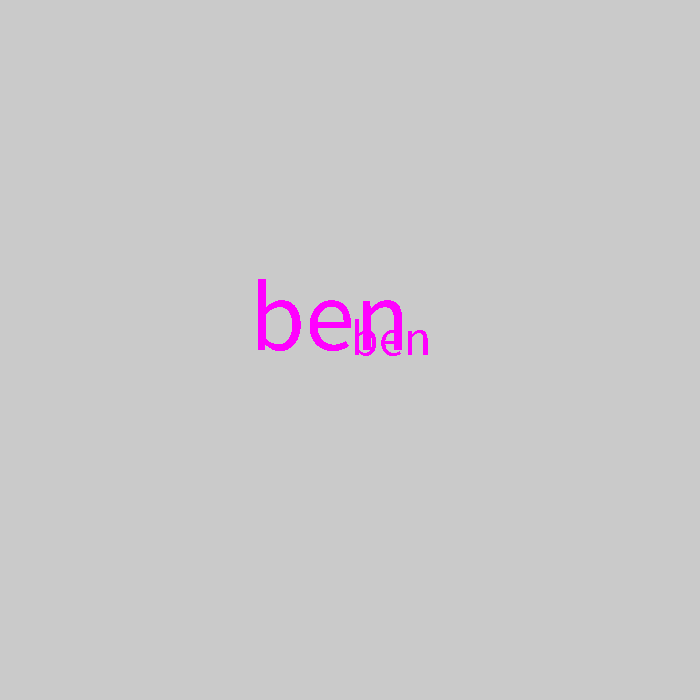
Frame 1 (no input)
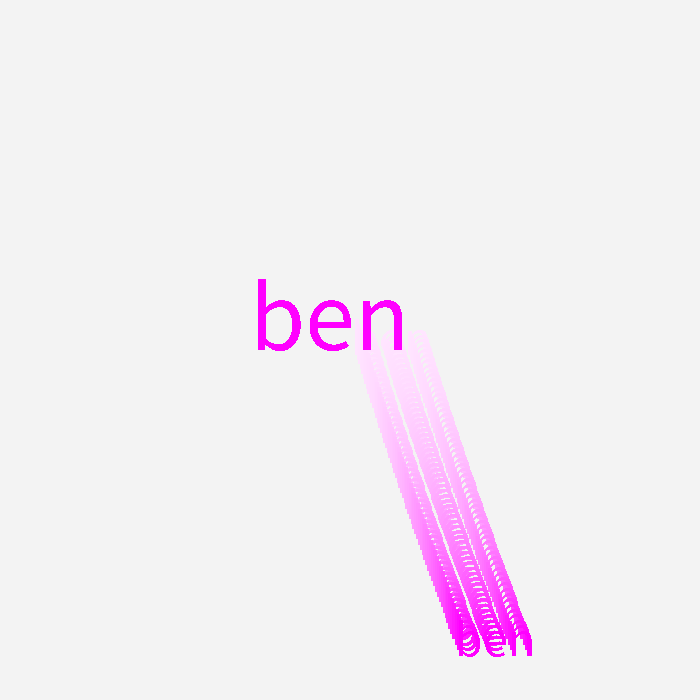
Frame 60 (the mouse pressed at the canvas centre just before this capture)
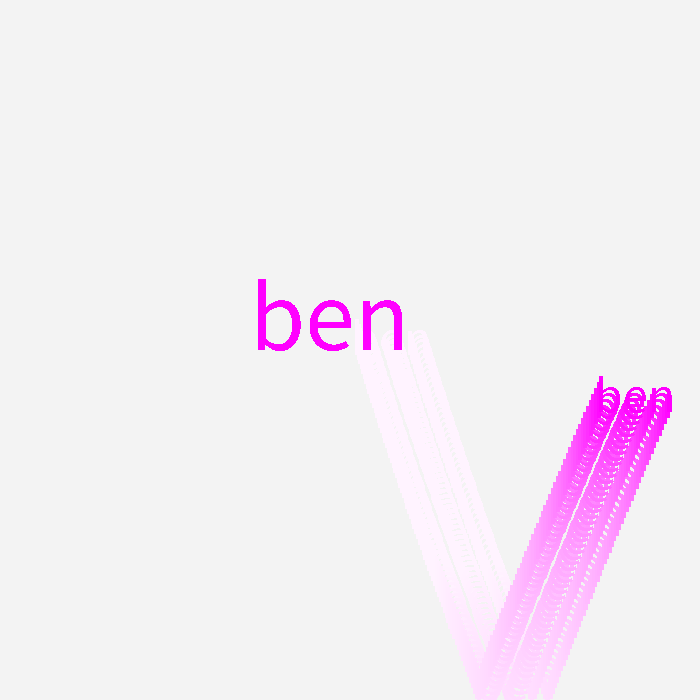
Frame 120 (the mouse held since frame 60 and released just before this capture)

The Processing sketch that drew these frames (run headless with seeded random() and noise(); from frame 60 on, the mouse is pressed at the canvas centre):

// Processing sketch: processing_84802
// ── processing_84802.pde

PVector position = new PVector(350, 350);
float d = random(0, 360);
PVector velocity = new PVector (sin(d)*5, cos(d) *5);

void setup() {
  size(700,700);
  smooth(0);
  background(200);
}

void draw() {
  noStroke();
  fill(255, 10);
  rect(0,0,width,height);
  textSize(100);
  fill(400, 0, 400);
  text("ben", 250, 350);
  
  //add acceleration
  velocity.x += 0.01 * velocity.x / abs(velocity.x);
  velocity.y += 0.01 * velocity.y / abs(velocity.y);
  
  // Add the current speed to the location.
  position.x += velocity.x;
  position.y += velocity.y;

  // Check for bouncing
  if ((position.x > width) || (position.x < 0)) {
    velocity.x *= -1;
  }
  if ((position.y > height) || (position.y < 0)) {
    velocity.y *= -1;
  }

  // Display at x,y location
  stroke(0);
  fill(400, 0, 400);
  textSize(50);
  text("ben", position.x, position.y);
}
